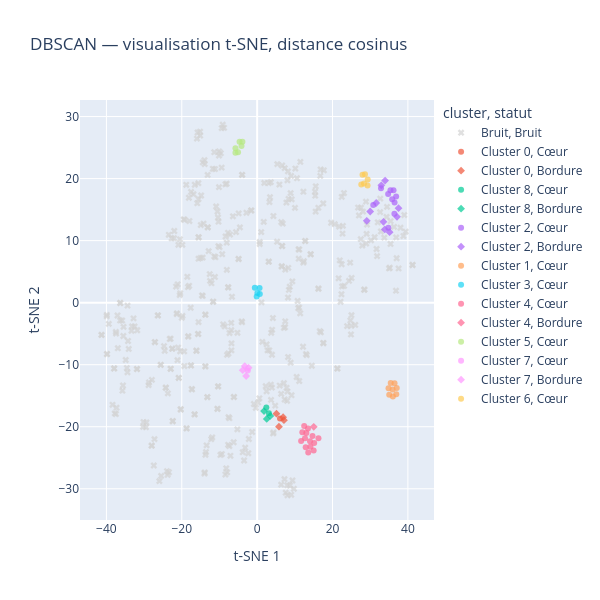

Source (notebook cell):
### Code cell
tsne = TSNE(
    n_components=2,
    metric="cosine",
    perplexity=30,
    init="random",
    learning_rate="auto",
    random_state=42
)

coord_tsne = tsne.fit_transform(matrice_tfidf.toarray())

visu_tsne = visualisation.copy()
visu_tsne["t-SNE 1"] = coord_tsne[:, 0]
visu_tsne["t-SNE 2"] = coord_tsne[:, 1]

fig = px.scatter(
    visu_tsne,
    x="t-SNE 1",
    y="t-SNE 2",
    color="cluster",
    symbol="statut",
    symbol_map={"Cœur": "circle", "Bordure": "diamond", "Bruit": "x"},
    color_discrete_map={"Bruit": "lightgray"},
    hover_data=["id", "statut"],
    opacity=0.7,
    title="DBSCAN — visualisation t-SNE, distance cosinus",
    height=600,
    width=600
)

fig.show()

### Figure 1 — Plotly figure (JSON) as saved in the notebook; plotly's stock layout.template omitted (floating-point values rounded to 4 significant figures; data arrays with more than 128 entries replaced by an {"elided": "..."} marker saying what was removed)
{"data": [{"customdata": {"elided": "425x2 mixed values"}, "hovertemplate": "cluster=Bruit<br>statut=%{customdata[1]}<br>t-SNE 1=%{x}<br>t-SNE 2=%{y}<br>id=%{customdata[0]}<extra></extra>", "legendgroup": "Bruit, Bruit", "marker": {"color": "lightgray", "opacity": 0.7, "symbol": "x"}, "mode": "markers", "name": "Bruit, Bruit", "orientation": "v", "showlegend": true, "type": "scatter", "x": {"elided": "425 float values"}, "xaxis": "x", "y": {"elided": "425 float values"}, "yaxis": "y"}, {"customdata": [[22, "Cœur"]], "hovertemplate": "cluster=Cluster 0<br>statut=%{customdata[1]}<br>t-SNE 1=%{x}<br>t-SNE 2=%{y}<br>id=%{customdata[0]}<extra></extra>", "legendgroup": "Cluster 0, Cœur", "marker": {"color": "#EF553B", "opacity": 0.7, "symbol": "circle"}, "mode": "markers", "name": "Cluster 0, Cœur", "orientation": "v", "showlegend": true, "type": "scatter", "x": [6.067], "xaxis": "x", "y": [-18.69], "yaxis": "y"}, {"customdata": [[23, "Bordure"], [359, "Bordure"], [360, "Bordure"], [497, "Bordure"]], "hovertemplate": "cluster=Cluster 0<br>statut=%{customdata[1]}<br>t-SNE 1=%{x}<br>t-SNE 2=%{y}<br>id=%{customdata[0]}<extra></extra>", "legendgroup": "Cluster 0, Bordure", "marker": {"color": "#EF553B", "opacity": 0.7, "symbol": "diamond"}, "mode": "markers", "name": "Cluster 0, Bordure", "orientation": "v", "showlegend": true, "type": "scatter", "x": [5.786, 7.112, 6.89, 5.12], "xaxis": "x", "y": [-20.0, -18.94, -18.47, -17.89], "yaxis": "y"}, {"customdata": [[440, "Cœur"], [441, "Cœur"]], "hovertemplate": "cluster=Cluster 8<br>statut=%{customdata[1]}<br>t-SNE 1=%{x}<br>t-SNE 2=%{y}<br>id=%{customdata[0]}<extra></extra>", "legendgroup": "Cluster 8, Cœur", "marker": {"color": "#00cc96", "opacity": 0.7, "symbol": "circle"}, "mode": "markers", "name": "Cluster 8, Cœur", "orientation": "v", "showlegend": true, "type": "scatter", "x": [2.439, 3.123], "xaxis": "x", "y": [-16.89, -17.82], "yaxis": "y"}, {"customdata": [[24, "Bordure"], [442, "Bordure"], [443, "Bordure"]], "hovertemplate": "cluster=Cluster 8<br>statut=%{customdata[1]}<br>t-SNE 1=%{x}<br>t-SNE 2=%{y}<br>id=%{customdata[0]}<extra></extra>", "legendgroup": "Cluster 8, Bordure", "marker": {"color": "#00cc96", "opacity": 0.7, "symbol": "diamond"}, "mode": "markers", "name": "Cluster 8, Bordure", "orientation": "v", "showlegend": true, "type": "scatter", "x": [2.543, 1.822, 3.491], "xaxis": "x", "y": [-18.74, -17.48, -18.26], "yaxis": "y"}, {"customdata": [[58, "Cœur"], [63, "Cœur"], [64, "Cœur"], [65, "Cœur"], [98, "Cœur"], [138, "Cœur"], [334, "Cœur"], [432, "Cœur"], [433, "Cœur"], [470, "Cœur"]], "hovertemplate": "cluster=Cluster 2<br>statut=%{customdata[1]}<br>t-SNE 1=%{x}<br>t-SNE 2=%{y}<br>id=%{customdata[0]}<extra></extra>", "legendgroup": "Cluster 2, Cœur", "marker": {"color": "#ab63fa", "opacity": 0.7, "symbol": "circle"}, "mode": "markers", "name": "Cluster 2, Cœur", "orientation": "v", "showlegend": true, "type": "scatter", "x": [36.47, 36.88, 35.84, 36.19, 34.82, 36.42, 30.81, 34.76, 35.36, 32.87], "xaxis": "x", "y": [16.14, 17.13, 16.67, 18.1, 12.07, 14.33, 15.74, 17.51, 18.11, 18.44], "yaxis": "y"}, {"customdata": [[36, "Bordure"], [68, "Bordure"], [72, "Bordure"], [335, "Bordure"], [336, "Bordure"], [347, "Bordure"], [471, "Bordure"], [476, "Bordure"], [491, "Bordure"], [493, "Bordure"]], "hovertemplate": "cluster=Cluster 2<br>statut=%{customdata[1]}<br>t-SNE 1=%{x}<br>t-SNE 2=%{y}<br>id=%{customdata[0]}<extra></extra>", "legendgroup": "Cluster 2, Bordure", "marker": {"color": "#ab63fa", "opacity": 0.7, "symbol": "diamond"}, "mode": "markers", "name": "Cluster 2, Bordure", "orientation": "v", "showlegend": true, "type": "scatter", "x": [33.52, 33.87, 31.59, 29.09, 30.0, 37.11, 32.95, 33.95, 35.15, 37.52], "xaxis": "x", "y": [13.03, 11.8, 16.06, 13.2, 14.7, 13.84, 18.92, 19.68, 11.35, 15.22], "yaxis": "y"}, {"customdata": [[48, "Cœur"], [69, "Cœur"], [238, "Cœur"], [319, "Cœur"], [332, "Cœur"], [371, "Cœur"], [396, "Cœur"], [490, "Cœur"]], "hovertemplate": "cluster=Cluster 1<br>statut=%{customdata[1]}<br>t-SNE 1=%{x}<br>t-SNE 2=%{y}<br>id=%{customdata[0]}<extra></extra>", "legendgroup": "Cluster 1, Cœur", "marker": {"color": "#FFA15A", "opacity": 0.7, "symbol": "circle"}, "mode": "markers", "name": "Cluster 1, Cœur", "orientation": "v", "showlegend": true, "type": "scatter", "x": [36.46, 35.94, 37.05, 36.92, 35.44, 34.86, 35.05, 36.02], "xaxis": "x", "y": [-12.98, -14.01, -13.76, -14.75, -12.96, -13.81, -14.84, -15.13], "yaxis": "y"}, {"customdata": [[75, "Cœur"], [77, "Cœur"], [195, "Cœur"], [226, "Cœur"], [361, "Cœur"]], "hovertemplate": "cluster=Cluster 3<br>statut=%{customdata[1]}<br>t-SNE 1=%{x}<br>t-SNE 2=%{y}<br>id=%{customdata[0]}<extra></extra>", "legendgroup": "Cluster 3, Cœur", "marker": {"color": "#19d3f3", "opacity": 0.7, "symbol": "circle"}, "mode": "markers", "name": "Cluster 3, Cœur", "orientation": "v", "showlegend": true, "type": "scatter", "x": [-0.1245, 0.05803, -0.6202, 0.6428, 0.7083], "xaxis": "x", "y": [1.004, 1.55, 2.42, 2.378, 1.376], "yaxis": "y"}, {"customdata": [[87, "Cœur"], [88, "Cœur"], [89, "Cœur"], [90, "Cœur"], [200, "Cœur"], [201, "Cœur"], [202, "Cœur"], [203, "Cœur"], [260, "Cœur"], [265, "Cœur"], [266, "Cœur"], [269, "Cœur"], [406, "Cœur"], [407, "Cœur"]], "hovertemplate": "cluster=Cluster 4<br>statut=%{customdata[1]}<br>t-SNE 1=%{x}<br>t-SNE 2=%{y}<br>id=%{customdata[0]}<extra></extra>", "legendgroup": "Cluster 4, Cœur", "marker": {"color": "#FF6692", "opacity": 0.7, "symbol": "circle"}, "mode": "markers", "name": "Cluster 4, Cœur", "orientation": "v", "showlegend": true, "type": "scatter", "x": [11.66, 12.7, 15.14, 14.03, 11.99, 12.48, 12.88, 16.26, 13.06, 13.49, 14.15, 14.69, 15.0, 13.56], "xaxis": "x", "y": [-22.28, -21.86, -22.61, -22.33, -20.87, -19.89, -23.3, -21.87, -21.01, -20.28, -23.21, -21.48, -23.84, -24.14], "yaxis": "y"}, {"customdata": [[270, "Bordure"]], "hovertemplate": "cluster=Cluster 4<br>statut=%{customdata[1]}<br>t-SNE 1=%{x}<br>t-SNE 2=%{y}<br>id=%{customdata[0]}<extra></extra>", "legendgroup": "Cluster 4, Bordure", "marker": {"color": "#FF6692", "opacity": 0.7, "symbol": "diamond"}, "mode": "markers", "name": "Cluster 4, Bordure", "orientation": "v", "showlegend": true, "type": "scatter", "x": [15.02], "xaxis": "x", "y": [-20.02], "yaxis": "y"}, {"customdata": [[108, "Cœur"], [109, "Cœur"], [110, "Cœur"], [390, "Cœur"], [391, "Cœur"], [392, "Cœur"]], "hovertemplate": "cluster=Cluster 5<br>statut=%{customdata[1]}<br>t-SNE 1=%{x}<br>t-SNE 2=%{y}<br>id=%{customdata[0]}<extra></extra>", "legendgroup": "Cluster 5, Cœur", "marker": {"color": "#B6E880", "opacity": 0.7, "symbol": "circle"}, "mode": "markers", "name": "Cluster 5, Cœur", "orientation": "v", "showlegend": true, "type": "scatter", "x": [-5.071, -5.758, -4.666, -5.764, -3.909, -4.15], "xaxis": "x", "y": [24.25, 24.88, 25.96, 24.16, 25.93, 25.24], "yaxis": "y"}, {"customdata": [[245, "Cœur"]], "hovertemplate": "cluster=Cluster 7<br>statut=%{customdata[1]}<br>t-SNE 1=%{x}<br>t-SNE 2=%{y}<br>id=%{customdata[0]}<extra></extra>", "legendgroup": "Cluster 7, Cœur", "marker": {"color": "#FF97FF", "opacity": 0.7, "symbol": "circle"}, "mode": "markers", "name": "Cluster 7, Cœur", "orientation": "v", "showlegend": true, "type": "scatter", "x": [-2.473], "xaxis": "x", "y": [-10.95], "yaxis": "y"}, {"customdata": [[117, "Bordure"], [196, "Bordure"], [348, "Bordure"], [477, "Bordure"]], "hovertemplate": "cluster=Cluster 7<br>statut=%{customdata[1]}<br>t-SNE 1=%{x}<br>t-SNE 2=%{y}<br>id=%{customdata[0]}<extra></extra>", "legendgroup": "Cluster 7, Bordure", "marker": {"color": "#FF97FF", "opacity": 0.7, "symbol": "diamond"}, "mode": "markers", "name": "Cluster 7, Bordure", "orientation": "v", "showlegend": true, "type": "scatter", "x": [-3.288, -2.919, -2.272, -3.832], "xaxis": "x", "y": [-10.23, -11.82, -10.49, -10.89], "yaxis": "y"}, {"customdata": [[167, "Cœur"], [169, "Cœur"], [185, "Cœur"], [237, "Cœur"], [289, "Cœur"], [315, "Cœur"]], "hovertemplate": "cluster=Cluster 6<br>statut=%{customdata[1]}<br>t-SNE 1=%{x}<br>t-SNE 2=%{y}<br>id=%{customdata[0]}<extra></extra>", "legendgroup": "Cluster 6, Cœur", "marker": {"color": "#FECB52", "opacity": 0.7, "symbol": "circle"}, "mode": "markers", "name": "Cluster 6, Cœur", "orientation": "v", "showlegend": true, "type": "scatter", "x": [27.96, 29.3, 27.63, 28.35, 29.34, 28.62], "xaxis": "x", "y": [20.63, 18.9, 19.05, 19.22, 19.85, 20.69], "yaxis": "y"}], "layout": {"height": 600, "legend": {"title": {"text": "cluster, statut"}, "tracegroupgap": 0}, "title": {"text": "DBSCAN — visualisation t-SNE, distance cosinus"}, "width": 600, "xaxis": {"anchor": "y", "domain": [0, 1], "title": {"text": "t-SNE 1"}}, "yaxis": {"anchor": "x", "domain": [0, 1], "title": {"text": "t-SNE 2"}}}}
